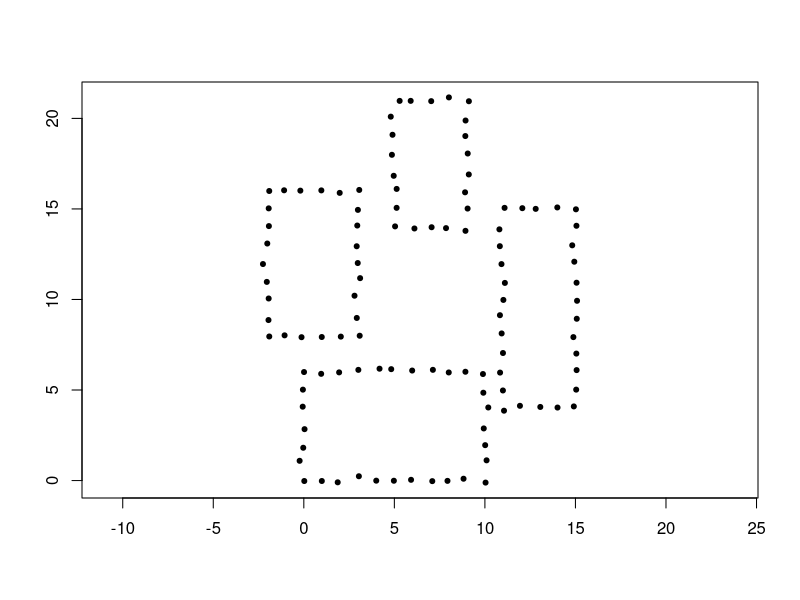

The R source for this figure: (Note: this script raises an error after producing the figure.)

setwd("~/Documents/ArchStats/Dissertation/sections/gridding")

# function to simulate points along the walls of a building, with some perturbation.
sim.building <- function(c1 = c(0,0), c2 = c(10,6), gap = 1, deg = 0, var = 0.1) {
    t <- max(c1[2], c2[2])
    b <- min(c1[2], c2[2])
    r <- max(c1[1], c2[1])
    l <- min(c1[1], c2[1])
    n.x <- (r-l)/gap
    n.y <- (t-b)/gap
    
    # get coordinates
    x <- c(l + c(0:n.x)*gap, rep(l, n.y-1),
           l + c(0:n.x)*gap, rep(r, n.y-1))
    y <- c(rep(b, n.x + 1), b + c(1:(n.y-1))*gap,
           rep(t, n.x + 1), b + c(1:(n.y-1))*gap)
    
    z <- cbind(x,y)
    z <- z + rnorm(length(z), 0, var)
    
    # apply rotation
    deg <- deg*pi/180
    rm <- matrix(c(cos(deg), sin(deg), -sin(deg), cos(deg)), nrow = 2, ncol = 2)
    z %*% rm
}

#=========================================================================
# EXAMPLE 1: ALL BUILDINGS ALIGNED, NO NOISE
set.seed(25247)
a <- sim.building(c(0,0), c(10,6), deg = 0)
b <- sim.building(c(-2,8), c(3,16), deg = 0)
c <- sim.building(c(11,4), c(15,15), deg = 0)
d <- sim.building(c(5,14), c(9,21), deg = 0)

z <- rbind(a,b,c,d)
#z <- rbind(z, cbind(runif(nrow(z)/2, floor(min(z[,1])), ceiling(max(z[,1]))),
#                    runif(nrow(z)/2, floor(min(z[,2])), ceiling(max(z[,2])))))

pdf(file = "sim-plot-1.pdf")
plot(z, pch = 20, asp = T, xlab = "", ylab = "")
dev.off()

k.1 <- k.nearest.angles(z, 1)
q <- circular(k.1[,-c(1:2)]) %% (2*pi)
pdf(file = "sim-q-plot-1.pdf")
plot(q, stack = T, sep = 0.05, pch = 20, shrink = 1.7)
lines(density.circular(q, bw = 15), lwd = 2, col = "red")
dev.off()

q.4 <- (4*q) %% (2*pi)
pdf(file = "sim-q4-plot-1.pdf")
plot(q.4, shrink = 1.7, stack = T, sep = 0.05, pch = 20)
lines(density.circular(q.4, bw = 15), lwd = 2, col = "red")
dev.off()

#======================================================================
# test for uniformity
rayleigh.test(q.4); kuiper.test(q.4); watson.test(q.4)

# test for symmetry
r.symm.test.stat(q.4); r.symm.test.boot(q.4, B = 999)

# obtain bias-corrected point estimates and confidence intervals
bc <- bc.ci.LS(q.4, alpha = 0.05)
(bc$mu[3] - bc$mu[1]) * 180 / pi            # range of mu in degrees
bc$beta2                                    # skewness
(bc$alpha2[1:3] - (bc$rho[c(1,3,2)]^4))     # kurtosis

# obtain ML estimates of von Mises parameters
# no bias correction, since sample size >= 16.
vm.mle <- mle.vonmises(q.4, bias = F)
vm.mle$mu <- vm.mle$mu %% (2*pi)

jp.mle <- JP.mle(q.4)
jp.mle.ci <- JP.ci.nt(jp.mle, alpha = 0.05)

# plots of density
circular.c.plot(q.4, l.pos = "bottomright")
Arrows(0, 0, 1.2 * 1.5 * cos(vm.mle$mu), 1.2 * 1.5 * 
           sin(vm.mle$mu), arr.type = "curved", lwd = 2, col = "blue")
Arrows(0, 0, 1.2 * 1.5 * cos(jp.mle$mu), 1.2 * 1.5 * 
           sin(jp.mle$mu), arr.type = "curved", lwd = 2, col = "red")

# centred linear plot
linear.c.plot((q.4 + (pi - bc$mu[1])) %% (2*pi))

#======================================================================
# SPLIT DATA INTO QUADRANTS ACCORDING TO DIRECTION OF RAW ANGLE

mx <- circular(as.numeric(names(which.max(table(round(q, 1))))))
cutpoints <- sort(circular(mx + c(pi/4, 3*pi/4, 5*pi/4, 7*pi/4)) %% (2*pi))
quadrant <- rep(0, length(q))
quadrant[q > cutpoints[1] & q < cutpoints[2]] <- 1
quadrant[q > cutpoints[3] & q < cutpoints[4]] <- 1

q.4.a <- q.4[quadrant == 0]
q.4.b <- q.4[quadrant == 1]

plot(q[quadrant == 0], pch = 20, stack = T, sep = 0.05, shrink = 2, bins = 90)
points(q[quadrant == 1], pch = 20, stack = T, sep = 0.05, shrink = 2, bins = 90, col = "blue")
title("Points split by angle to nearest neighbour")
legend("bottom", legend = c("Quadrant A", "Quadrant B"), col = c("Black", "Blue"), pch = 20, bty = "n", cex = 1.5)

bc.a <- bc.ci.LS(q.4.a, alpha = 0.05)
bc.b <- bc.ci.LS(q.4.b, alpha = 0.05)

vm.mle.a <-  mle.vonmises(q.4.a, bias = T)
vm.mle.a$mu <- vm.mle.a$mu %% (2*pi)
jp.mle.a <- JP.mle(q.4.a)

bc.ci.LS(q.4.b, alpha = 0.05)
vm.mle.b <-  mle.vonmises(q.4.b, bias = T)
vm.mle.b$mu <- vm.mle.b$mu %% (2*pi)
jp.mle.b <- JP.mle(q.4.b)

#===============================================================
# tests of same distribution
watson.common.mean.test(list(q.4.a, q.4.b))
bc.a$mu
bc.b$mu
# some overlap between the two. Try estimating pooled mean as per Fisher.
m <- pooled.mean(list(q.4.a, q.4.b))
c(m$est - m$pm, m$est, m$est + m$pm) %% (2*pi)
bc$mu[c(2,1,3)] %% (2*pi)
